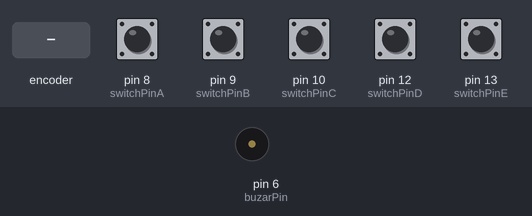
The sketch below on a simulated Arduino Uno, built with avr-gcc and run on an emulated ATmega328P. Shown: buzzer (waves = sounding). Inputs (shaded band) come from the test bench; at power-on: pin 8 (switchPinA), pin 9 (switchPinB), pin 10 (switchPinC), pin 12 (switchPinD), pin 13 (switchPinE) LOW.

Above: at 1.8 s.
1.9 s: rotary encoder on pin 8 (switchPinA) / pin 9 (switchPinB) turned 1 step (first pin leading)
At 2.1 s:
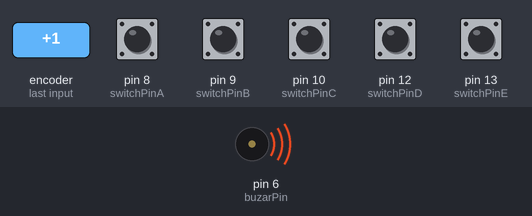
Timing chart, 0 to 11.1 s (numbered marks = the images above; inputs shaded):
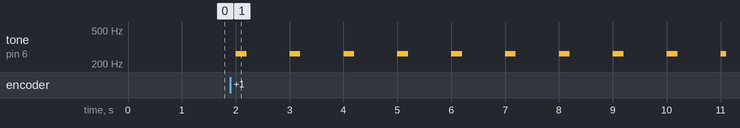

The sketch:

lib_buzzar_tone.ino
```cpp
/*
 * タクトスイッチのON/OFFによって電子ブザーの鳴り方を変える
 * tone関数を使って音程を変える
 */

#define switchPinA 8
#define switchPinB 9
#define switchPinC 10
#define switchPinD 12
#define switchPinE 13
#define buzarPin 6

int melo = 200; //音の長さを指定

void setup()
{
  pinMode(switchPinA,INPUT) ;
  pinMode(switchPinB,INPUT) ;
  pinMode(switchPinC,INPUT) ;
  pinMode(switchPinD,INPUT) ;
  pinMode(switchPinE,INPUT) ;
  pinMode(buzarPin, OUTPUT);
}

void loop(){
  if (digitalRead(switchPinA) == HIGH) {
    tone(buzarPin,262,melo) ;
    delay(1000);
  }
  else if (digitalRead(switchPinB) == HIGH) {
    tone(buzarPin,294,melo) ;
    delay(500);
  }
  else if (digitalRead(switchPinC) == HIGH) {
    tone(buzarPin,330,melo) ;
    delay(250);
  }
  else if (digitalRead(switchPinD) == HIGH) {
    tone(buzarPin,440,melo) ;
    delay(500);
  }
  else if (digitalRead(switchPinE) == HIGH) {
    tone(buzarPin,540,melo) ;
    delay(200);
  }
  else {
    digitalWrite(buzarPin, LOW);
    delay(500);
  }
}
```

Measured:
- after the input at 1.9 s, tone on pin 6 (buzarPin): alternates 262 Hz for 0.20 s and silent for 0.80 s, starting after 0.10 s
